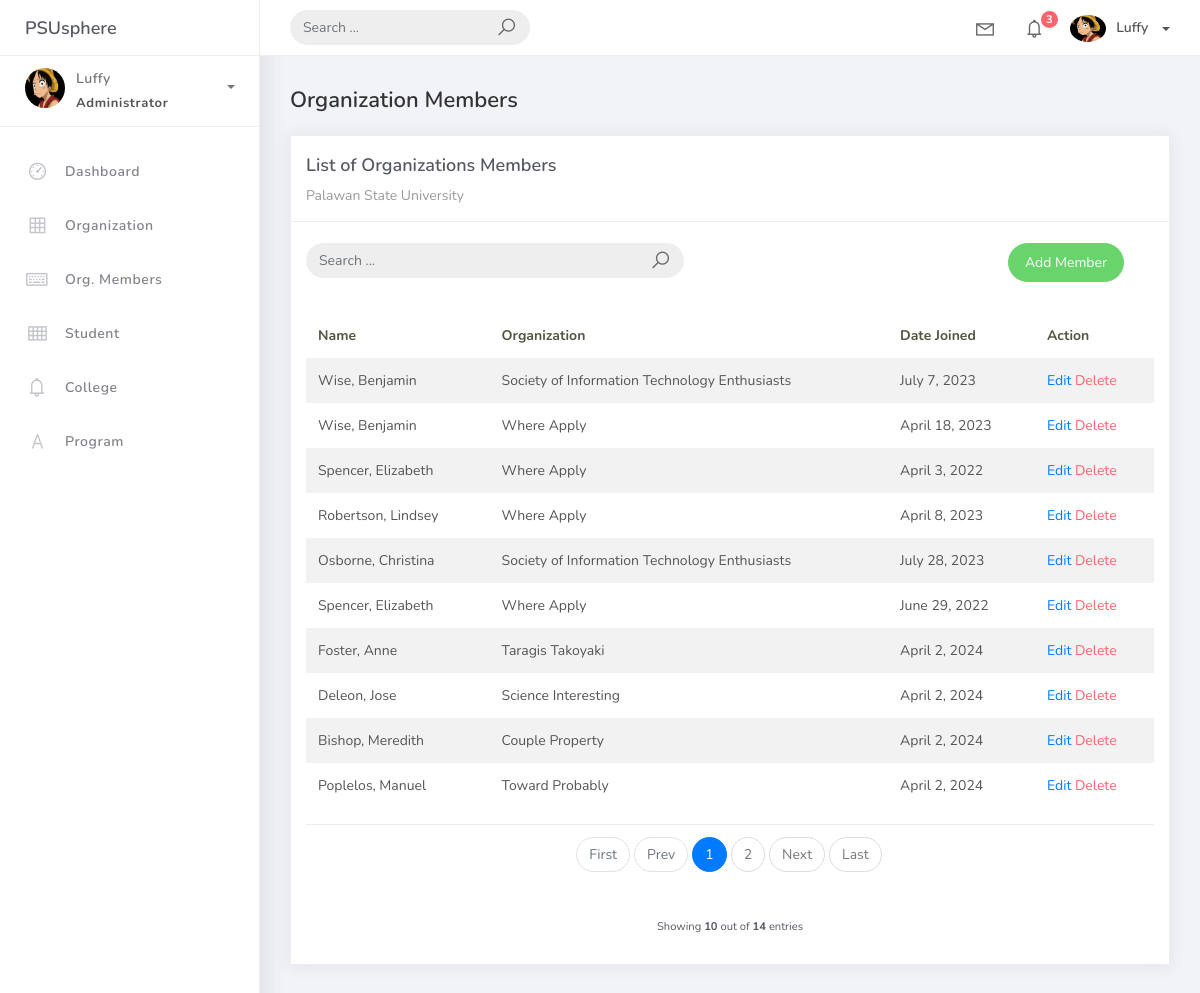
The page /orgmem_list on the database as committed earlier.
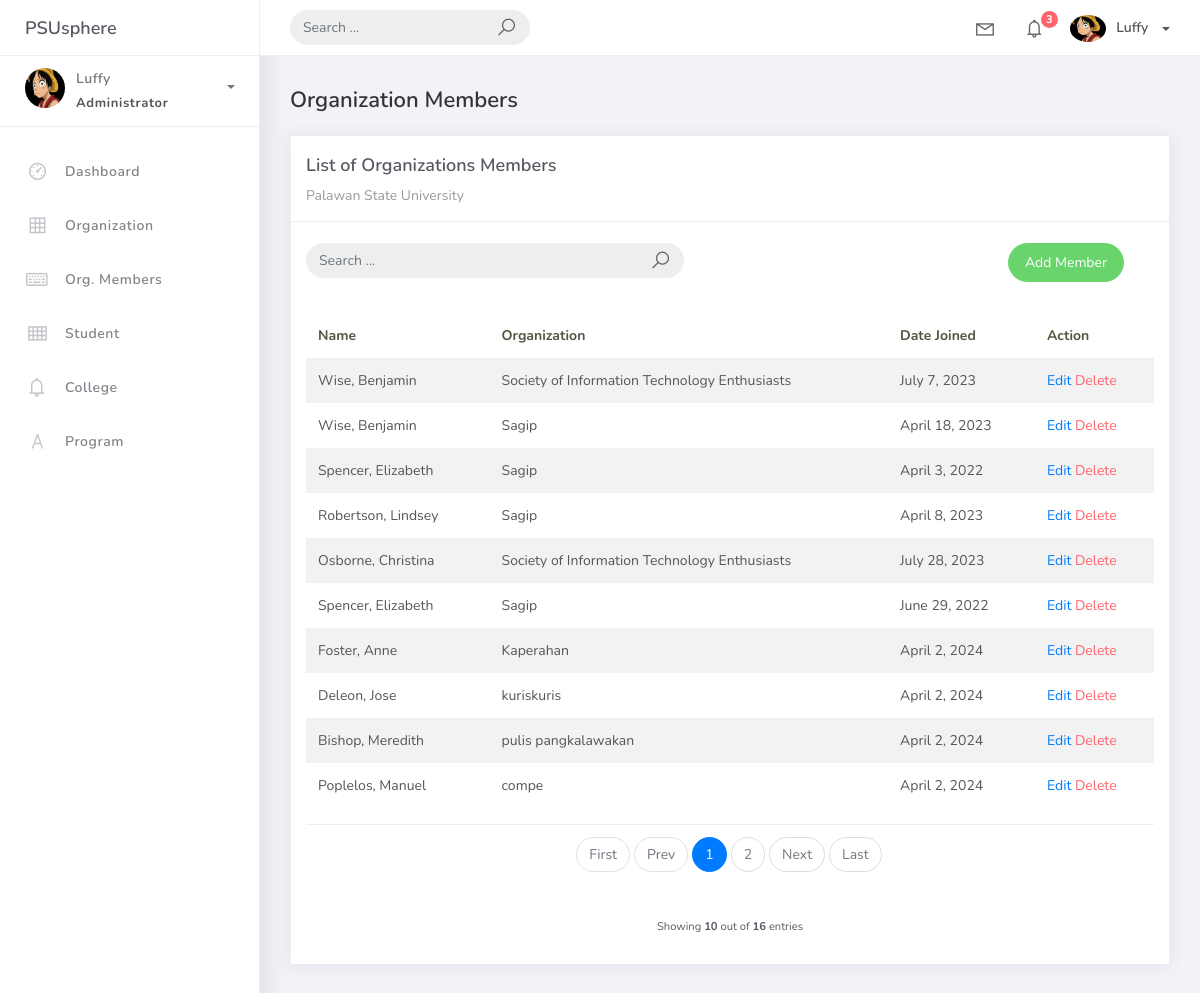
The same page on the database as committed later.
### studentorg/models.py (models this page shows, shortened)
class BaseModel(models.Model):
    created_at = models.DateTimeField(auto_now_add=True, db_index=True)
    updated_at = models.DateTimeField(auto_now=True)
    class Meta:
        abstract = True

class OrgMember(BaseModel):
    student = models.ForeignKey(Student, on_delete=models.CASCADE)
    organization = models.ForeignKey(Organization, on_delete=models.CASCADE)
    date_joined = models.DateField()

class Organization(BaseModel):
    name = models.CharField(max_length=250)
    college = models.ForeignKey(College, null=True, blank=True, on_delete=models.CASCADE)
    description = models.CharField(max_length=500)
    def __str__(self):
        return self.name

class Student(BaseModel):
    student_id = models.CharField(max_length=15)
    lastname = models.CharField(max_length=25)
    firstname = models.CharField(max_length=25)
    middlename = models.CharField(max_length=25, blank=True, null=True)
    program = models.ForeignKey(Program, on_delete=models.CASCADE)
    def __str__(self):
        return f"{self.lastname}, {self.firstname}"

### studentorg/views.py (the view)
# urls.py: path('orgmem_list', OrgMemberList.as_view(), name='orgmem-list'),
class OrgMemberList(ListView):
    model = OrgMember
    context_object_name = 'orgmember'
    template_name = 'org_member/orgmem_list.html'
    paginate_by = 10
    def get_queryset(self, *args, **kwargs):
        qs = super(OrgMemberList, self).get_queryset(*args, **kwargs)
        if self.request.GET.get("q") != None:
            query = self.request.GET.get('q')
            qs = qs.filter(Q(organization__name__icontains=query))
        return qs

### templates/org_member/orgmem_list.html (shortened to what this page needs)
{% extends 'base.html' %} {% load static %} {% block content %}
<div class="content">
  <div class="container-fluid">
    <h4 class="page-title">Organization Members</h4>
    <div class="row">
      <div class="col-md-12">
        <div class="card">
          <div class="card-header">
            <div class="card-title">List of Organizations Members</div>
            <div class="card-category">Palawan State University</div>
          </div>
          <br />
          <div class="col-md-12 row">
            <div class="col-md-6">
              <form class="navbar-left navbar-form nav-search mr-md-3" action="{% url 'orgmem-list' %}">
                <div class="input-group">
                  <input type="text"placeholder="Search ..." class="form-control" name="q"/>
                  <div class="input-group-append">
                    <span class="input-group-text">
                      <i class="la la-search search-icon"></i>
                    </span>
                  </div>
                </div>
              </form>
            </div>
            <div class="col-md-6">
              <div class="pull-right">
                <a
                  href="{% url 'orgmem-add' %}"
                  class="btn btn-success btn-rounded"
                  >Add Member</a
                >
              </div>
            </div>
          </div>
          <div class="card-body">
            <table class="table table-striped mt-3">
              <thead>
                <tr>
                  <th scope="col">Name</th>
                  <th scope="col">Organization</th>
                  <th scope="col">Date Joined</th>
                  <th scope="col">Action</th>
                </tr>
              </thead>
              <tbody>
                {% for object in object_list %}
                <tr>
                  <td>{{ object.student}}</td>
                  <td>{{ object.organization }}</td>
                  <td>{{ object.date_joined }}</td>
                  <td>
                    <a href="orgmem_list/{{object.id}}">Edit</a>
                    <a href="orgmem_list/{{object.id}}/delete" class="text-danger">Delete</a>
                  </td>
                </tr>
                {% endfor %}
              </tbody>
            </table>
            {% include 'includes/pagination.html' %}
          </div>
        </div>
      </div>
    </div>
  </div>
</div>
{% endblock %}

Rows that differ between the two databases and show on the page:
changed through a linked row, OrgMember "April 18, 2023": organization "Where Apply" → "Sagip"
changed through a linked row, OrgMember "April 3, 2022": organization "Where Apply" → "Sagip"
changed through a linked row, OrgMember "April 8, 2023": organization "Where Apply" → "Sagip"
changed through a linked row, OrgMember "June 29, 2022": organization "Where Apply" → "Sagip"
changed through a linked row, OrgMember "Foster, Anne": organization "Taragis Takoyaki" → "Kaperahan"
changed through a linked row, OrgMember "Deleon, Jose": organization "Science Interesting" → "kuriskuris"
changed through a linked row, OrgMember "Bishop, Meredith": organization "Couple Property" → "pulis pangkalawakan"
changed through a linked row, OrgMember "Poplelos, Manuel": organization "Toward Probably" → "compe"
Other text that changed with them:
{{ paginator.count }}: "14" → "16"
